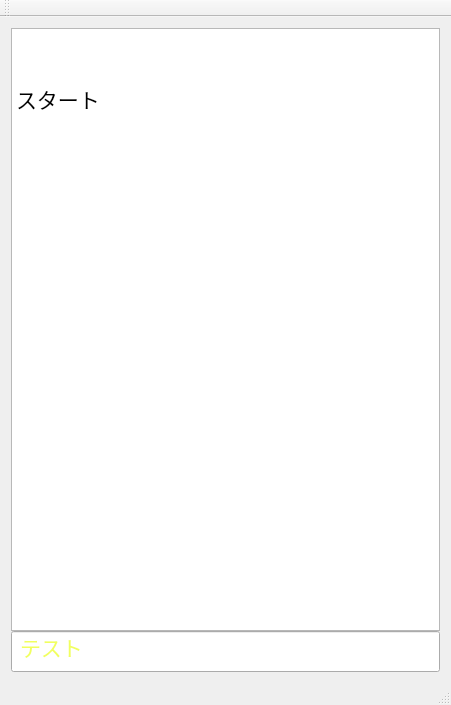
<?xml version="1.0" encoding="UTF-8"?>
<ui version="4.0">
    <class>MainWindow</class>
    <widget class="QMainWindow" name="MainWindow">
        <property name="geometry">
            <rect>
                <x>0</x>
                <y>0</y>
                <width>451</width>
                <height>705</height>
            </rect>
        </property>
        <property name="windowTitle">
            <string>楽ピンポン</string>
        </property>
        <property name="windowIcon">
            <iconset resource="resources.qrc">
                <normaloff>:/img/pinpon.icns</normaloff>:/img/pinpon.icns
            </iconset>
        </property>
        <widget class="QWidget" name="centralWidget">
            <layout class="QVBoxLayout" name="verticalLayout_2">
                <property name="spacing">
                    <number>0</number>
                </property>
                <item>
                    <widget class="QTextEdit" name="textEdit">
                        <property name="font">
                            <font>
                                <pointsize>16</pointsize>
                            </font>
                        </property>
                        <property name="readOnly">
                            <bool>true</bool>
                        </property>
                        <property name="html">
                            <string>&lt;!DOCTYPE HTML PUBLIC &quot;-//W3C//DTD
                                HTML 4.0//EN&quot; &quot;http://www.w3.org/TR/REC-html40/strict.dtd&quot;&gt;
                                &lt;html&gt;&lt;head&gt;&lt;meta name=&quot;qrichtext&quot;
                                content=&quot;1&quot; /&gt;&lt;style type=&quot;text/css&quot;&gt;
                                p, li { white-space: pre-wrap; }
                                &lt;/style&gt;&lt;/head&gt;&lt;body style=&quot;
                                font-family:'.SF NS Text'; font-size:16pt;
                                font-weight:400; font-style:normal;&quot;&gt;
                                &lt;p style=&quot; margin-top:0px;
                                margin-bottom:0px; margin-left:0px;
                                margin-right:0px; -qt-block-indent:0;
                                text-indent:0px;&quot;&gt;スタート&lt;/p&gt;&lt;/body&gt;&lt;/html&gt;
                            </string>
                        </property>
                    </widget>
                </item>
                <item>
                    <widget class="QLineEdit" name="lineEdit">
                        <property name="font">
                            <font>
                                <pointsize>16</pointsize>
                            </font>
                        </property>
                        <property name="styleSheet">
                            <string notr="true">color: rgb(241, 255, 95);
                                padding: 6px;
                            </string>
                        </property>
                        <property name="text">
                            <string>テスト</string>
                        </property>
                    </widget>
                </item>
            </layout>
        </widget>
        <widget class="QMenuBar" name="menuBar">
            <property name="geometry">
                <rect>
                    <x>0</x>
                    <y>0</y>
                    <width>451</width>
                    <height>22</height>
                </rect>
            </property>
        </widget>
        <widget class="QToolBar" name="mainToolBar">
            <attribute name="toolBarArea">
                <enum>TopToolBarArea</enum>
            </attribute>
            <attribute name="toolBarBreak">
                <bool>false</bool>
            </attribute>
        </widget>
        <widget class="QStatusBar" name="statusBar"/>
    </widget>
    <layoutdefault spacing="6" margin="11"/>
    <resources>
        <include location="resources.qrc"/>
    </resources>
    <connections/>
</ui>
